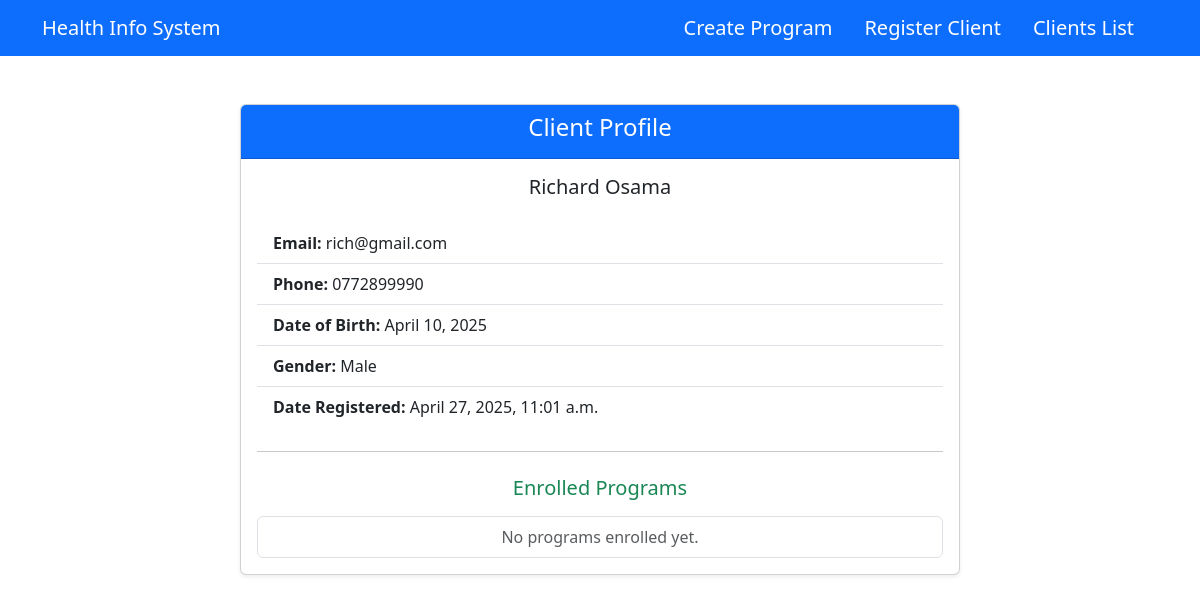
The app's page /clients/3/ with its own data.
### healthIS/models.py (models this page shows, shortened)
class Client(models.Model):
    GENDER_CHOICES = [
        ('Male', 'Male'),
        ('Female', 'Female'),
        ('Other', 'Other')
    ]
    first_name = models.CharField(max_length=100)
    last_name = models.CharField(max_length=100)
    dob = models.DateField()
    email = models.EmailField(unique=True)
    gender = models.CharField(max_length=10, choices=GENDER_CHOICES)
    contact_info = models.CharField(max_length=255)
    date_registered = models.DateTimeField(auto_now_add=True)

### healthIS/views.py (the view)
# urls.py: path('clients/<int:client_id>/', views.client_profile, name='client-profile'),
def client_profile(request, client_id):
    client = get_object_or_404(Client, id=client_id)
    enrolled_program_ids = Enrollment.objects.filter(client=client).values_list('program_id', flat=True)
    available_programs = HealthProgram.objects.exclude(id__in=enrolled_program_ids)
    if request.method == 'POST':
        program_id = request.POST.get('program_id')
        program = get_object_or_404(HealthProgram, id=program_id)
        Enrollment.objects.create(client=client, program=program)
        return redirect('client-profile', client_id=client.id)
    enrollments = Enrollment.objects.filter(client=client)
    context = {
        'client': client,
        'available_programs': available_programs,
        'enrollments': enrollments
    }
    return render(request, 'healthIS/client_profile.html', context)

### healthIS/templates/healthIS/client_profile.html
{% extends 'healthIS/base.html' %}
{% block content %}
<div class="container my-5">
  <div class="row justify-content-center">
    <div class="col-md-8">
      <div class="card shadow-sm">
        <div class="card-header bg-primary text-white text-center">
          <h4>Client Profile</h4>
        </div>
        <div class="card-body">
          <h5 class="card-title mb-4 text-center">
            {{ client.first_name }} {{ client.last_name }}
          </h5>
          <ul class="list-group list-group-flush mb-4">
            <li class="list-group-item">
              <strong>Email:</strong> {{ client.email }}
            </li>
            <li class="list-group-item">
              <strong>Phone:</strong> {{ client.contact_info }}
            </li>
            <li class="list-group-item">
              <strong>Date of Birth:</strong> {{ client.dob }}
            </li>
            <li class="list-group-item">
              <strong>Gender:</strong> {{ client.gender }}
            </li>
            <li class="list-group-item">
              <strong>Date Registered:</strong> {{ client.date_registered }}
            </li>
          </ul>
          <hr class="my-4">
          <h5 class="text-success mb-3 text-center">Enrolled Programs</h5>
          <ul class="list-group">
            {% if enrollments %}
              {% for enrollment in enrollments %}
                <li class="list-group-item">{{ enrollment.program.name }}</li>
              {% endfor %}
            {% else %}
              <li class="list-group-item text-center text-muted">No programs enrolled yet.</li>
            {% endif %}
          </ul>
        </div>
      </div>
    </div>
  </div>
</div>
{% endblock %}

### records on screen
Client: first_name "Richard", last_name "Osama", email "rich@gmail.com", contact_info "0772899990", dob "April 10, 2025", gender "Male", date_registered "April 27, 2025, 11:01 a.m."
